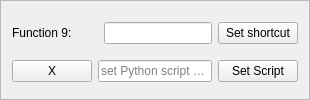
                <widget class="QFrame" name="frame_17">
                 <property name="minimumSize">
                  <size>
                   <width>0</width>
                   <height>85</height>
                  </size>
                 </property>
                 <property name="frameShape">
                  <enum>QFrame::StyledPanel</enum>
                 </property>
                 <property name="frameShadow">
                  <enum>QFrame::Raised</enum>
                 </property>
                 <layout class="QGridLayout" name="gridLayout_24">
                  <item row="0" column="2">
                   <widget class="QLineEdit" name="lineEdit_30"/>
                  </item>
                  <item row="1" column="3">
                   <widget class="QPushButton" name="setSript9">
                    <property name="text">
                     <string>Set Script</string>
                    </property>
                   </widget>
                  </item>
                  <item row="1" column="1" colspan="2">
                   <widget class="QLineEdit" name="lineEdit_31">
                    <property name="readOnly">
                     <bool>true</bool>
                    </property>
                    <property name="placeholderText">
                     <string>set Python script path</string>
                    </property>
                   </widget>
                  </item>
                  <item row="0" column="3">
                   <widget class="QPushButton" name="setShortFunc9">
                    <property name="text">
                     <string>Set shortcut</string>
                    </property>
                   </widget>
                  </item>
                  <item row="1" column="0">
                   <widget class="QPushButton" name="xf9">
                    <property name="text">
                     <string>X</string>
                    </property>
                   </widget>
                  </item>
                  <item row="0" column="0" colspan="2">
                   <widget class="QLabel" name="label_65">
                    <property name="minimumSize">
                     <size>
                      <width>0</width>
                      <height>30</height>
                     </size>
                    </property>
                    <property name="text">
                     <string>Function 9:</string>
                    </property>
                   </widget>
                  </item>
                 </layout>
                </widget>
